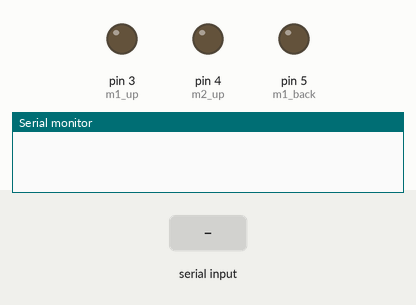
A sketch run on a simulated Arduino Uno, built with avr-gcc and run on an emulated ATmega328P. Shown: output pins drawn as LEDs (lit = HIGH), the last lines printed to the serial monitor. The test bench sets the inputs (shaded band).

Above: at 1.2 s.
1.3 s: "a\n" received over the second serial link
At 2.5 s:
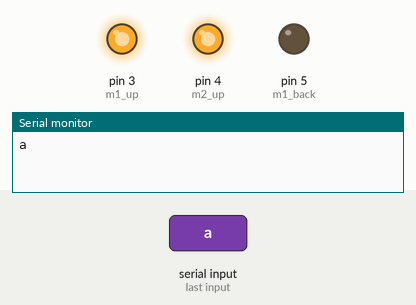
2.8 s: "r\n" received over the second serial link
At 3.7 s:
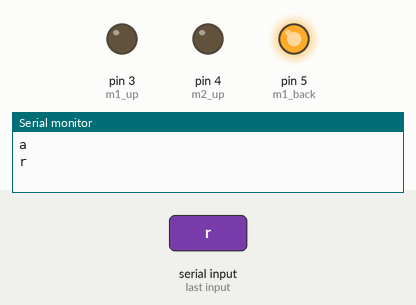
4.3 s: "s\n" received over the second serial link
At 4.8 s:
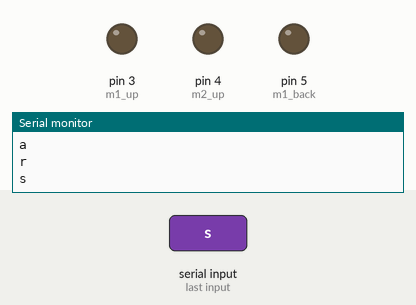
Timing chart, 0 to 7.3 s (numbered marks = the images above; inputs shaded):
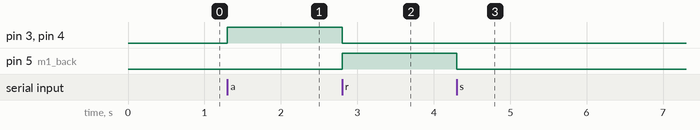

Measured:
- after the input at 1.3 s, pin 3 (m1_up), pin 4 (m2_up): LOW → HIGH at once
- after the input at 2.8 s, pin 3 (m1_up), pin 4 (m2_up): HIGH → LOW at once; pin 5 (m1_back): LOW → HIGH at once
- after the input at 4.3 s, pin 5 (m1_back): HIGH → LOW at once

The sketch:

_102_Bluetooth_car_basic.ino
```cpp
#include <SoftwareSerial.h>

SoftwareSerial BT(10,11); //10 RX, 11 TX.

int m1_up = 3;
int m2_up = 4;
int m1_back = 5;
int m2_back = 6;

char cadena[255]; //Creamos un array de caracteres de 256 cposiciones
int i=0; //Tamaño actual del array

void setup(){
  BT.begin(9600);
  Serial.begin(9600);
  pinMode(m1_up, OUTPUT);
  pinMode(m2_up, OUTPUT);
  pinMode(m1_back, OUTPUT);
  pinMode(m1_back, OUTPUT);
}

void loop(){

  if(BT.available()) {
    char dato = BT.read();

    cadena[i++] = dato;
    if(dato == '\n') {
      Serial.print(cadena);

      if (strstr(cadena,"a") != 0) {
        digitalWrite(m1_back, LOW);
        digitalWrite(m2_back, LOW);
        digitalWrite(m1_up, HIGH);
        digitalWrite(m2_up, HIGH);
      }
      if (strstr(cadena,"r") != 0) {
        digitalWrite(m1_up, LOW);
        digitalWrite(m2_up, LOW);
        digitalWrite(m1_back, HIGH);
        digitalWrite(m2_back, HIGH);
      }
      if (strstr(cadena,"s") != 0) {
        digitalWrite(m1_up, LOW);
        digitalWrite(m2_up, LOW);
        digitalWrite(m1_back, LOW);
        digitalWrite(m2_back, LOW);
      }

      clean();
    }
  }
}

//Limpia el array
void clean(){
  for (int cl=0; cl<=i; cl++) {
    cadena[cl]=0;
  }
  i=0;
}
```
